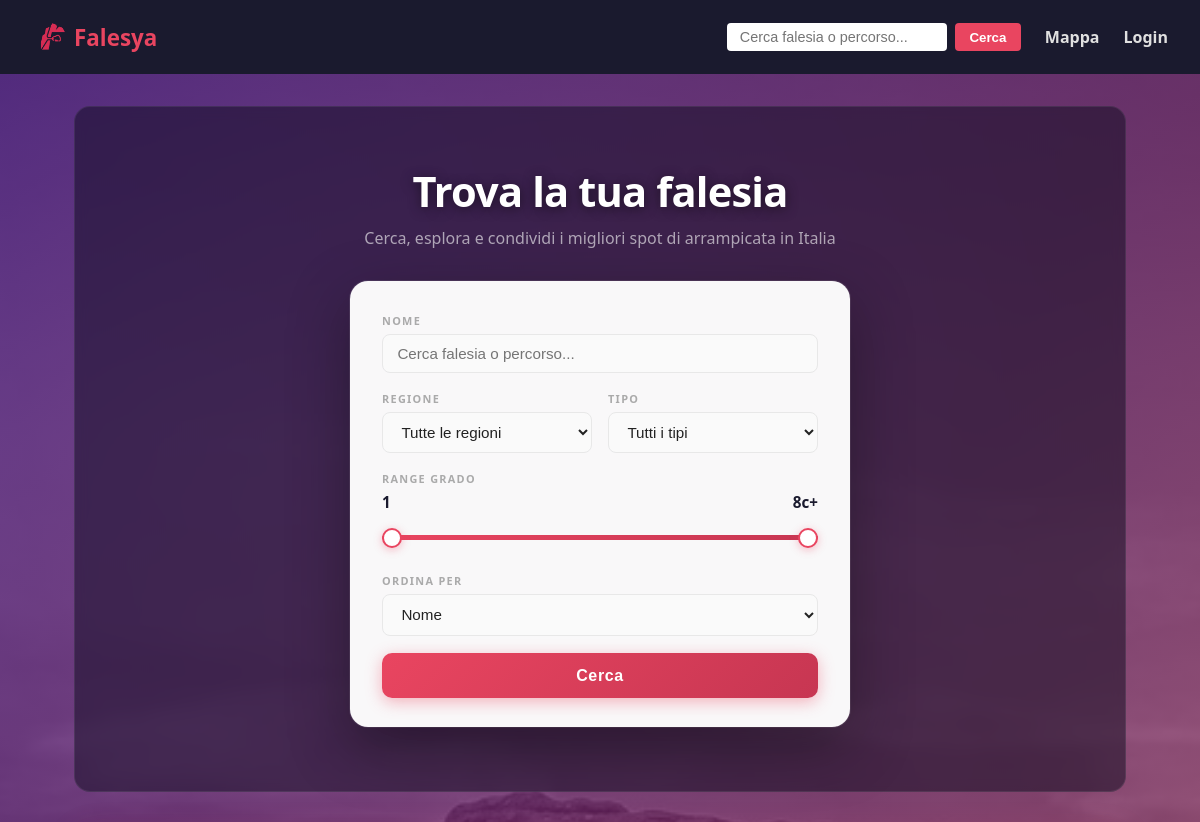
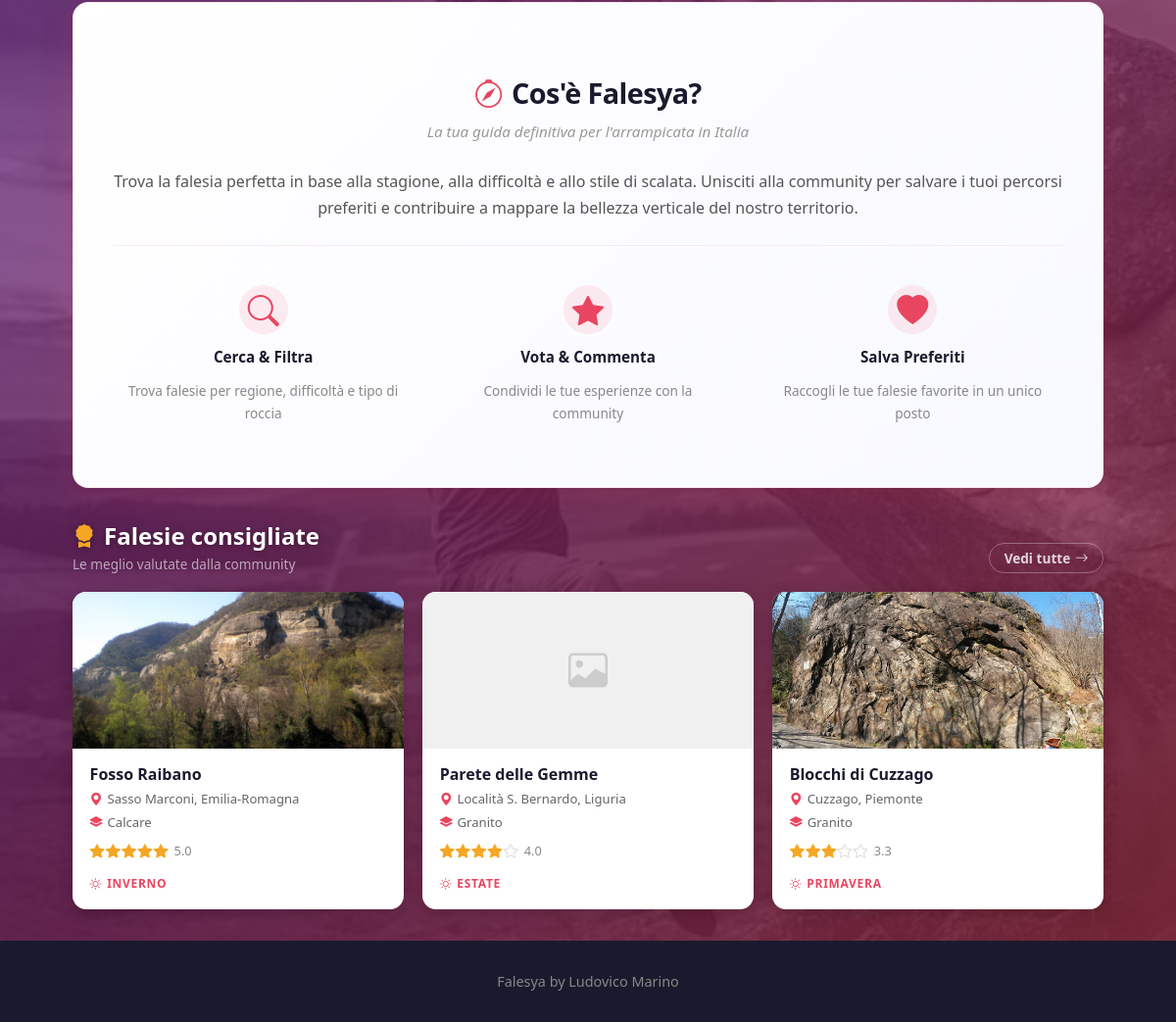
The page / on the database its author committed (2 pictures, top to bottom).
### generale/models.py (models this page shows, shortened)
class Falesia(models.Model):
    ROCK_TYPE_CHOICES = [
    ("limestone", "Calcare"),
    ("granite", "Granito"),
    ("sandstone", "Arenaria"),
    ("basalt", "Basalto"),
    ("conglomerate", "Conglomerato"),
    ("schist", "Scisto"),
    ("gneiss", "Gneiss"),
    ("quartzite", "Quarzite"),
    ("dolomite", "Dolomia"),
    ("tuff", "Tufo"),
    ("rhyolite", "Riolite"),
    ("gabbro", "Gabbro"),
    ("slate", "Ardesia"),
    ("marble", "Marmo"),
    ("volcanic", "Vulcanico"),
]
    STAGIONI = [
        ("primavera", "Primavera"),
        ("estate", "Estate"),
        ("autunno", "Autunno"),
        ("inverno", "Inverno"),
    ]
    ESPOSIZIONE = [
        ("nord", "Nord"),
        ("nord-est", "Nord-Est"),
        ("est", "Est"),
        ("sud-est", "Sud-Est"),
        ("sud", "Sud"),
        ("sud-ovest", "Sud-Ovest"),
        ("ovest", "Ovest"),
        ("nord-ovest", "Nord-Ovest"),
    ]
    nome = models.CharField(max_length=200)
    tipo_roccia = models.CharField(max_length=100, choices=ROCK_TYPE_CHOICES)
    latitudine = models.DecimalField(max_digits=16, decimal_places=12)
    longitudine = models.DecimalField(max_digits=16, decimal_places=12)
    comune = models.CharField(max_length=100)
    provincia = models.CharField(max_length=100)
    regione = models.CharField(max_length=100)
    descrizione = models.TextField()
    esposizione = models.CharField(max_length=50, choices=ESPOSIZIONE,  null=True, blank=True)
    stagione_consigliata = models.CharField(max_length=50, choices=STAGIONI)
    immagine = models.ImageField(upload_to='falesie/', blank=True)

### generale/views.py (the view)
# urls.py: 2. Add a URL to urlpatterns:  path('', views.home, name='home')
def home(request):
    falesie_raw = (
        Falesia.objects
        .annotate(media_voto=Avg('valutazione__voto'))
        .filter(media_voto__isnull=False)
        .order_by('-media_voto')[:3]
    )
    falesie_consigliate = [
        {
            'falesia': f,
            'media_voto': f.media_voto,
            'media_voto_int': round(f.media_voto),
        }
        for f in falesie_raw
    ]
    return render(request, 'generale/home.html', {
        'gradi': GRADI_ORDINATI,
        'regioni': REGIONI_ITALIANE,
        'falesie_consigliate': falesie_consigliate,
    })

### generale/templates/generale/home.html (shortened to what this page needs)
{% extends 'generale/base.html' %}
{% load static %}
{% block contenuto %}
<section class="hero-filtri">
    <h1 class="hero-titolo">Trova la tua falesia</h1>
    <p class="hero-sottotitolo">Cerca, esplora e condividi i migliori spot di arrampicata in Italia</p>
    <div class="filtri-box">
        <form action="{% url 'risultati' %}" method="GET" id="form-ricerca">
            <div class="filtro-gruppo">
                <label for="q">NOME</label>
                <input type="text" id="q" name="q" placeholder="Cerca falesia o percorso...">
            </div>
            <div class="filtro-riga">
                <div class="filtro-gruppo">
                    <label for="regione">REGIONE</label>
                    <select id="regione" name="regione">
                        <option value="">Tutte le regioni</option>
                    </select>
                </div>
                <div class="filtro-gruppo">
                    <label for="tipo_percorso">TIPO</label>
                    <select id="tipo_percorso" name="tipo_percorso">
                        <option value="">Tutti i tipi</option>
                    </select>
                </div>
            </div>
            <div class="filtro-gruppo">
                <label>RANGE GRADO</label>
                <div class="range-grado-box">
                    <div class="range-valori">
                        <span id="label-min">1</span>
                        <span id="label-max">8c+</span>
                    </div>
                    <div class="range-track-wrapper">
                        <div class="range-track">
                            <div class="range-fill" id="range-fill"></div>
                        </div>
                    </div>
                </div>
            </div>
            <div class="filtro-gruppo">
                <label for="ordine">ORDINA PER</label>
                <select id="ordine" name="ordine">
                    <option value="nome">Nome</option>
                </select>
            </div>
            <button type="submit" class="btn-cerca">Cerca</button>
        </form>
    </div>
</section>
<section class="info-sito">
    <h2><i class="bi bi-compass"></i>Cos'è Falesya?</h2>
    <p class="sottotitolo-info">La tua guida definitiva per l'arrampicata in Italia</p>
    <p>Trova la falesia perfetta in base alla stagione, alla difficoltà e allo stile di scalata. Unisciti alla community per salvare i tuoi percorsi preferiti e contribuire a mappare la bellezza verticale del nostro territorio.</p>
    <div class="info-sito-features">
        <div class="feature-item">
            <div class="feature-icon"><i class="bi bi-search"></i></div>
            <strong>Cerca & Filtra</strong>
            <p>Trova falesie per regione, difficoltà e tipo di roccia</p>
        </div>
        <div class="feature-item">
            <div class="feature-icon"><i class="bi bi-star-fill"></i></div>
            <strong>Vota & Commenta</strong>
            <p>Condividi le tue esperienze con la community</p>
        </div>
        <div class="feature-item">
            <div class="feature-icon"><i class="bi bi-heart-fill"></i></div>
            <strong>Salva Preferiti</strong>
            <p>Raccogli le tue falesie favorite in un unico posto</p>
        </div>
    </div>
</section>
{% if falesie_consigliate %}
<section class="sezione-consigliate">
    <div class="sezione-consigliate-header">
        <div>
            <h2 class="titolo-consigliate">
                <i class="bi bi-award-fill"></i> Falesie consigliate
            </h2>
            <p class="sottotitolo-consigliate">Le meglio valutate dalla community</p>
        </div>
        <a href="{% url 'risultati' %}" class="link-vedi-tutte">
            Vedi tutte <i class="bi bi-arrow-right"></i>
        </a>
    </div>
    <div class="griglia-consigliate">
        {% for item in falesie_consigliate %}
        <a href="{% url 'dettaglio_falesia' item.falesia.id %}" class="card-consigliata">
            {% if item.falesia.immagine %}
                <img src="{{ item.falesia.immagine.url }}"
                     alt="{{ item.falesia.nome }}"
                     class="card-consigliata-img">
            {% else %}
                <div class="card-consigliata-img card-consigliata-placeholder">
                    <i class="bi bi-image"></i>
                </div>
            {% endif %}
            <div class="card-consigliata-body">
                <h3 class="card-consigliata-nome">{{ item.falesia.nome }}</h3>
                <p class="card-consigliata-meta">
                    <i class="bi bi-geo-alt-fill"></i>
                    {{ item.falesia.comune }}, {{ item.falesia.regione }}
                </p>
                <p class="card-consigliata-roccia">
                    <i class="bi bi-layers-fill"></i>
                    {{ item.falesia.get_tipo_roccia_display }}
                </p>
                <div class="card-consigliata-stelle">
                    {% for n in "12345" %}
                        {% if forloop.counter <= item.media_voto_int %}
                            <i class="bi bi-star-fill stella-card-piena"></i>
                        {% else %}
                            <i class="bi bi-star stella-card-vuota"></i>
                        {% endif %}
                    {% endfor %}
                    <span class="card-consigliata-voto">{{ item.media_voto|floatformat:1 }}</span>
                </div>
                <span class="card-consigliata-badge">
                    <i class="bi bi-sun"></i> {{ item.falesia.get_stagione_consigliata_display }}
                </span>
            </div>
        </a>
        {% endfor %}
    </div>
</section>
{% endif %}
{% endblock %}

### rows shown on the page
Falesia: falesia.immagine (picture), falesia.nome "Fosso Raibano", falesia.comune "Sasso Marconi", falesia.regione "Emilia-Romagna", falesia.tipo_roccia "Calcare", media_voto "5.0", falesia.stagione_consigliata "INVERNO"
Falesia: falesia.nome "Parete delle Gemme", falesia.comune "Località S. Bernardo", falesia.regione "Liguria", falesia.tipo_roccia "Granito", media_voto "4.0", falesia.stagione_consigliata "ESTATE"
Falesia: falesia.immagine (picture), falesia.nome "Blocchi di Cuzzago", falesia.comune "Cuzzago", falesia.regione "Piemonte", falesia.tipo_roccia "Granito", media_voto "3.3", falesia.stagione_consigliata "PRIMAVERA"
